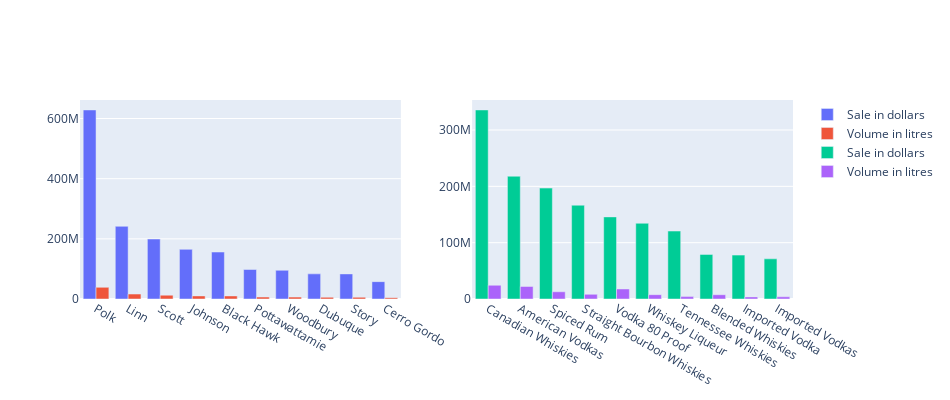

Notebook code cell kept with this figure:
### Markdown cell above
<ul><li><em>County and Category</em></li></ul>

### Code cell
fig = make_subplots(rows=1, cols=2)
fig = plot_bar(fig, df_aggregate, 'county', 1, 1)
fig = plot_bar(fig, df_aggregate, 'category_name', 1, 2)
fig.update_layout(autosize=False, width=950, height=400)
fig.show()

### Figure 1 — Plotly figure (JSON) as saved in the notebook; plotly's stock layout.template omitted (floating-point values rounded to 4 significant figures)
{"data": [{"name": "Sale in dollars", "type": "bar", "x": ["Polk", "Linn", "Scott", "Johnson", "Black Hawk", "Pottawattamie", "Woodbury", "Dubuque", "Story", "Cerro Gordo"], "xaxis": "x", "y": [628500000.0, 241600000.0, 199400000.0, 165000000.0, 156100000.0, 98080000.0, 95400000.0, 83570000.0, 83440000.0, 57710000.0], "yaxis": "y"}, {"name": "Volume in litres", "type": "bar", "x": ["Polk", "Linn", "Scott", "Johnson", "Black Hawk", "Pottawattamie", "Woodbury", "Dubuque", "Story", "Cerro Gordo"], "xaxis": "x", "y": [38810000.0, 16410000.0, 12680000.0, 10270000.0, 10200000.0, 6440000.0, 6244000.0, 5750000.0, 5742000.0, 4192000.0], "yaxis": "y"}, {"name": "Sale in dollars", "type": "bar", "x": ["Canadian Whiskies", "American Vodkas", "Spiced Rum", "Straight Bourbon Whiskies", "Vodka 80 Proof", "Whiskey Liqueur", "Tennessee Whiskies", "Blended Whiskies", "Imported Vodka", "Imported Vodkas"], "xaxis": "x2", "y": [335600000.0, 218000000.0, 196900000.0, 166600000.0, 145800000.0, 134500000.0, 120600000.0, 79180000.0, 77930000.0, 71310000.0], "yaxis": "y2"}, {"name": "Volume in litres", "type": "bar", "x": ["Canadian Whiskies", "American Vodkas", "Spiced Rum", "Straight Bourbon Whiskies", "Vodka 80 Proof", "Whiskey Liqueur", "Tennessee Whiskies", "Blended Whiskies", "Imported Vodka", "Imported Vodkas"], "xaxis": "x2", "y": [24440000.0, 22220000.0, 12840000.0, 8292000.0, 17800000.0, 7662000.0, 4265000.0, 7573000.0, 3752000.0, 3897000.0], "yaxis": "y2"}], "layout": {"autosize": false, "height": 400, "width": 950, "xaxis": {"anchor": "y", "domain": [0, 0.45]}, "xaxis2": {"anchor": "y2", "domain": [0.55, 1]}, "yaxis": {"anchor": "x", "domain": [0, 1]}, "yaxis2": {"anchor": "x2", "domain": [0, 1]}}}
